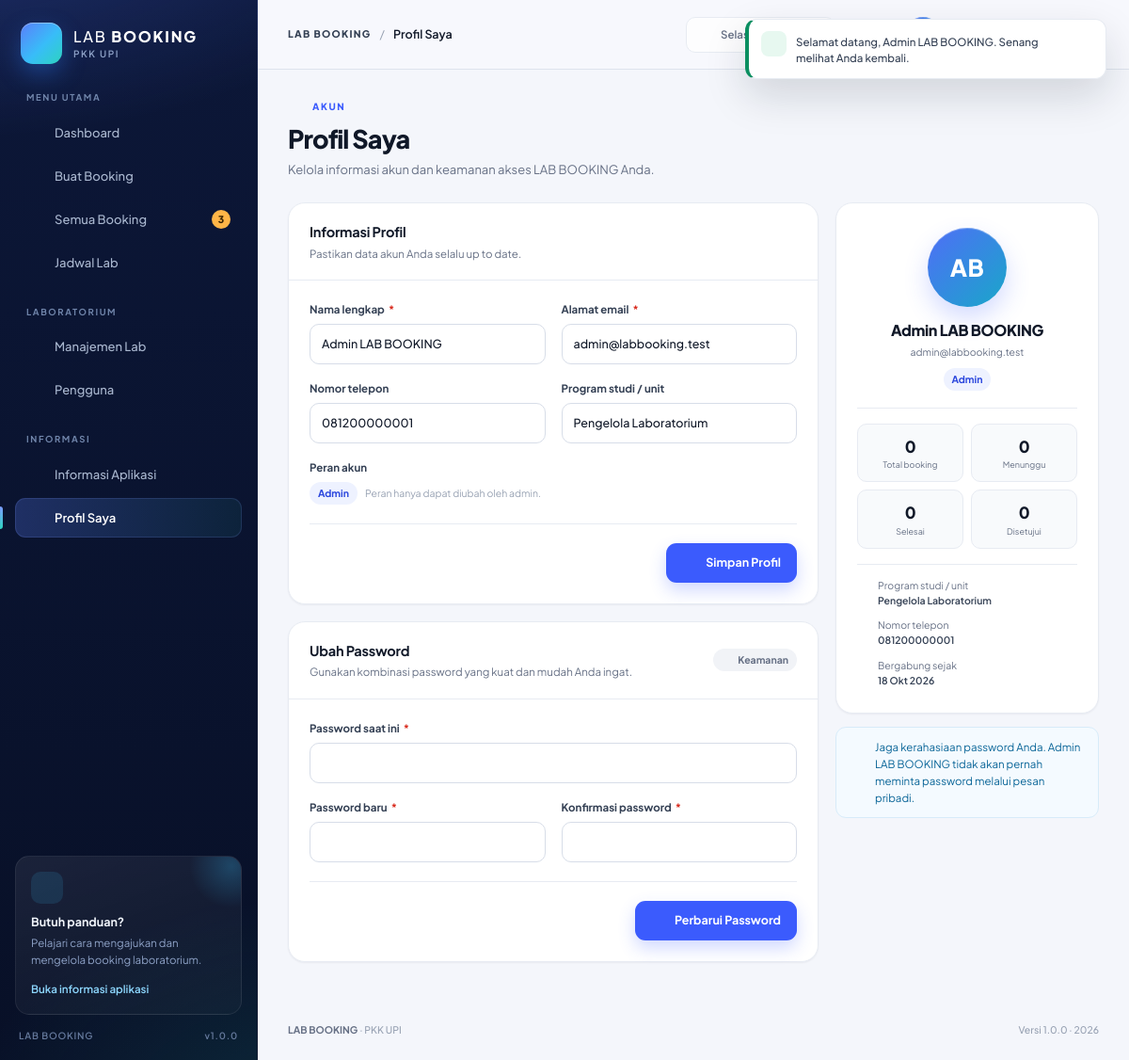
The app's page /profile.php (signed in) with its own data.
### tables this page shows
CREATE TABLE `users` (
    `id`         INT UNSIGNED NOT NULL AUTO_INCREMENT,
    `name`       VARCHAR(100) NOT NULL,
    `email`      VARCHAR(150) NOT NULL,
    `password`   VARCHAR(255) NOT NULL,
    `role`       ENUM('admin', 'user') NOT NULL DEFAULT 'user',
    `phone`      VARCHAR(30) DEFAULT NULL,
    `department` VARCHAR(120) DEFAULT NULL,
    `status`     ENUM('active', 'inactive') NOT NULL DEFAULT 'active',
    `created_at` DATETIME NOT NULL DEFAULT CURRENT_TIMESTAMP,
    `updated_at` DATETIME NOT NULL DEFAULT CURRENT_TIMESTAMP ON UPDATE CURRENT_TIMESTAMP,
    PRIMARY KEY (`id`),
    UNIQUE KEY `uq_users_email` (`email`),
    KEY `idx_users_role` (`role`),
    KEY `idx_users_status` (`status`)
);

### config/database.php (called while the page is built, shortened)
<?php
function db(): PDO
{
    static $pdo = null;
    if ($pdo instanceof PDO) {
        return $pdo;
    }
    $dsn = sprintf(
        'mysql:host=%s;port=%s;dbname=%s;charset=%s',
        DB_HOST,
        DB_PORT,
        DB_NAME,
        DB_CHARSET
    );
    try {
        $pdo = new PDO($dsn, DB_USER, DB_PASS, [
            PDO::ATTR_ERRMODE            => PDO::ERRMODE_EXCEPTION,
            PDO::ATTR_DEFAULT_FETCH_MODE => PDO::FETCH_ASSOC,
            PDO::ATTR_EMULATE_PREPARES   => false,
        ]);
    } catch (PDOException $exception) {
        http_response_code(500);
        if (APP_DEBUG) {
            $message = htmlspecialchars($exception->getMessage(), ENT_QUOTES, 'UTF-8');
            $database = htmlspecialchars(DB_NAME, ENT_QUOTES, 'UTF-8');
            echo '<!doctype html><html lang="id"><head><meta charset="utf-8">';
            echo '<title>Koneksi Database — LAB BOOKING</title>';
            echo '<style>body{font-family:system-ui,sans-serif;background:#f4f6fb;color:#101828;display:grid;place-items:center;min-height:100vh;margin:0}'
                . '.box{max-width:680px;background:#fff;padding:36px;border-radius:20px;border:1px solid #e4e7ec;box-shadow:0 20px 50px rgba(16,24,40,.08)}'
                . 'h1{font-size:22px;margin:0 0 8px}p{color:#667085;line-height:1.65}code{display:block;background:#101828;color:#d1fadf;padding:16px;border-radius:10px;margin-top:16px;white-space:pre-wrap;word-break:break-word}'
                . 'strong{color:#101828}</style></head><body><div class="box">';
            echo '<h1>LAB BOOKING belum dapat terhubung ke database</h1>';
            echo '<p>Pastikan MySQL pada Laragon sudah berjalan, database <strong>' . $database . '</strong> sudah dibuat, '
                . 'dan kredensial pada <strong>config/config.php</strong> sudah benar.</p>';
            echo '<p>Impor berkas <strong>database/lab_booking.sql</strong> melalui phpMyAdmin, lalu muat ulang halaman ini.</p>';
            echo '<code>' . $message . '</code></div></body></html>';
            exit;
        }
        exit('LAB BOOKING tidak dapat terhubung ke database. Silakan periksa konfigurasi.');
    }
    return $pdo;
}

### profile.php (the view, shortened to what this page needs)
<?php
require_once __DIR__ . '/includes/functions.php';
require_login();
$user = current_user();
$profile = [
    'name'       => $user['name'],
    'email'      => $user['email'],
    'phone'      => $user['phone'] ?? '',
    'department' => $user['department'] ?? '',
];
$profileErrors = [
    'name'       => '',
    'email'      => '',
    'phone'      => '',
    'department' => '',
];
$passwordErrors = [
    'current' => '',
    'new'     => '',
    'confirm' => '',
];
$bookingStats = q(
    "SELECT COUNT(*) AS total,
            SUM(status = 'pending') AS pending,
            SUM(status = 'approved') AS approved,
            SUM(status = 'completed') AS completed
     FROM bookings WHERE user_id = ?",
    [(int) $user['id']]
)->fetch();
require __DIR__ . '/includes/header.php';
?>
<div class="page-head">
    <div class="page-head-text">
        <span class="page-eyebrow"><?= icon('user') ?>Akun</span>
        <h1 class="page-title">Profil Saya</h1>
        <p class="page-subtitle">Kelola informasi akun dan keamanan akses LAB BOOKING Anda.</p>
    </div>
</div>
<div class="profile-layout">
    <div class="dash-stack">
        <section class="card">
            <div class="card-header">
                <div class="card-heading">
                    <h2 class="card-title">Informasi Profil</h2>
                    <p class="card-subtitle">Pastikan data akun Anda selalu up to date.</p>
                </div>
            </div>
            <div class="card-body">
                <form method="post" action="<?= e(url('profile.php')) ?>" data-submit-once>
                    <div class="form-grid">
                        <div class="form-grid cols-2">
                            <div class="field">
                                <label class="field-label" for="name">Nama lengkap <span class="req">*</span></label>
                                <input class="input<?= $profileErrors['name'] !== '' ? ' has-error' : '' ?>" type="text" id="name" name="name" value="<?= e($profile['name']) ?>" maxlength="100" required>
                            </div>
                            <div class="field">
                                <label class="field-label" for="email">Alamat email <span class="req">*</span></label>
                                <input class="input<?= $profileErrors['email'] !== '' ? ' has-error' : '' ?>" type="email" id="email" name="email" value="<?= e($profile['email']) ?>" maxlength="150" required>
                            </div>
                        </div>
                        <div class="form-grid cols-2">
                            <div class="field">
                                <label class="field-label" for="phone">Nomor telepon</label>
                                <input class="input<?= $profileErrors['phone'] !== '' ? ' has-error' : '' ?>" type="text" id="phone" name="phone" value="<?= e($profile['phone']) ?>" maxlength="30" inputmode="tel" placeholder="08xxxxxxxxxx">
                            </div>
                            <div class="field">
                                <label class="field-label" for="department">Program studi / unit</label>
                                <input class="input<?= $profileErrors['department'] !== '' ? ' has-error' : '' ?>" type="text" id="department" name="department" value="<?= e($profile['department']) ?>" maxlength="120" placeholder="Contoh: Teknik Informatika">
                            </div>
                        </div>
                        <div class="field">
                            <label class="field-label">Peran akun</label>
                            <div class="flex items-center gap-8">
                                <?= role_badge($user['role']) ?>
                                <span class="field-hint">Peran hanya dapat diubah oleh admin.</span>
                            </div>
                        </div>
                    </div>
                    <div class="form-actions">
                        <button class="btn btn-primary" type="submit"><?= icon('check') ?>Simpan Profil</button>
                    </div>
                </form>
            </div>
        </section>
        <section class="card">
            <div class="card-header">
                <div class="card-heading">
                    <h2 class="card-title">Ubah Password</h2>
                    <p class="card-subtitle">Gunakan kombinasi password yang kuat dan mudah Anda ingat.</p>
                </div>
                <span class="badge badge-neutral"><?= icon('lock') ?>Keamanan</span>
            </div>
            <div class="card-body">
                <form method="post" action="<?= e(url('profile.php')) ?>" data-submit-once>
                    <div class="form-grid">
                        <div class="field">
                            <label class="field-label" for="current_password">Password saat ini <span class="req">*</span></label>
                            <div class="password-field">
                                <input class="input<?= $passwordErrors['current'] !== '' ? ' has-error' : '' ?>" type="password" id="current_password" name="current_password" autocomplete="current-password" required>
                                <button class="password-toggle" type="button" data-toggle-password="current_password" aria-label="Tampilkan password" aria-pressed="false">
                                    <span class="icon-eye"><?= icon('eye') ?></span>
                                </button>
                            </div>
                        </div>
                        <div class="form-grid cols-2">
                            <div class="field">
                                <label class="field-label" for="new_password">Password baru <span class="req">*</span></label>
                                <div class="password-field">
                                    <input class="input<?= $passwordErrors['new'] !== '' ? ' has-error' : '' ?>" type="password" id="new_password" name="new_password" autocomplete="new-password" minlength="8" required>
                                    <button class="password-toggle" type="button" data-toggle-password="new_password" aria-label="Tampilkan password" aria-pressed="false">
                                        <span class="icon-eye"><?= icon('eye') ?></span>
                                    </button>
                                </div>
                            </div>
                            <div class="field">
                                <label class="field-label" for="confirm_password">Konfirmasi password <span class="req">*</span></label>
                                <div class="password-field">
                                    <input class="input<?= $passwordErrors['confirm'] !== '' ? ' has-error' : '' ?>" type="password" id="confirm_password" name="confirm_password" autocomplete="new-password" minlength="8" required>
                                    <button class="password-toggle" type="button" data-toggle-password="confirm_password" aria-label="Tampilkan password" aria-pressed="false">
                                        <span class="icon-eye"><?= icon('eye') ?></span>
                                    </button>
                                </div>
                            </div>
                        </div>
                    </div>
                    <div class="form-actions">
                        <button class="btn btn-primary" type="submit"><?= icon('lock') ?>Perbarui Password</button>
                    </div>
                </form>
            </div>
        </section>
    </div>
    <aside class="sticky-panel">
        <section class="card">
            <div class="profile-card">
                <?= avatar($user['name'], 'avatar-lg') ?>
                <h2 class="profile-name"><?= e($user['name']) ?></h2>
                <p class="profile-email"><?= e($user['email']) ?></p>
                <div class="profile-role"><?= role_badge($user['role']) ?></div>
                <div class="profile-stats">
                    <div class="profile-stat">
                        <strong><?= (int) $bookingStats['total'] ?></strong>
                        <span>Total booking</span>
                    </div>
                    <div class="profile-stat">
                        <strong><?= (int) $bookingStats['pending'] ?></strong>
                        <span>Menunggu</span>
                    </div>
                    <div class="profile-stat">
                        <strong><?= (int) $bookingStats['completed'] ?></strong>
                        <span>Selesai</span>
                    </div>
                    <div class="profile-stat">
                        <strong><?= (int) $bookingStats['approved'] ?></strong>
                        <span>Disetujui</span>
                    </div>
                </div>
                <div class="profile-meta">
                    <div class="profile-meta-row">
                        <?= icon('building') ?>
                        <div>
                            <span>Program studi / unit</span>
                            <strong><?= e($user['department'] ?: 'Belum diisi') ?></strong>
                        </div>
                    </div>
                    <div class="profile-meta-row">
                        <?= icon('phone') ?>
                        <div>
                            <span>Nomor telepon</span>
                            <strong><?= e($user['phone'] ?: 'Belum diisi') ?></strong>
                        </div>
                    </div>
                    <div class="profile-meta-row">
                        <?= icon('calendar') ?>
                        <div>
                            <span>Bergabung sejak</span>
                            <strong><?= e(format_date($user['created_at'])) ?></strong>
                        </div>
                    </div>
                </div>
            </div>
        </section>
        <div class="alert alert-info" style="margin-top:14px">
            <?= icon('shield') ?>
            <span>Jaga kerahasiaan password Anda. Admin LAB BOOKING tidak akan pernah meminta password melalui pesan pribadi.</span>
        </div>
    </aside>
</div>
<?php require __DIR__ . '/includes/footer.php'; ?>

### includes/functions.php (shortened to what this page needs)
<?php
require_once __DIR__ . '/../config/database.php';
require_once __DIR__ . '/icons.php';
function e(mixed $value): string
{
    return htmlspecialchars((string) $value, ENT_QUOTES | ENT_SUBSTITUTE, 'UTF-8');
}
function url(string $path = ''): string
{
    return BASE_URL . '/' . ltrim($path, '/');
}
function current_user(): ?array
{
    static $resolved = false;
    static $user = null;
    if ($resolved) {
        return $user;
    }
    $resolved = true;
    $userId = (int) ($_SESSION['user_id'] ?? 0);
    $statement = db()->prepare('SELECT * FROM users WHERE id = ? LIMIT 1');
    $statement->execute([$userId]);
    $found = $statement->fetch();
    return $user = $found;
}
function is_logged_in(): bool
{
    return current_user() !== null;
}
function require_login(): void
{
    if (!is_logged_in()) {
        flash('warning', 'Silakan masuk terlebih dahulu untuk mengakses halaman tersebut.');
        redirect('login.php');
    }
}
function q(string $sql, array $parameters = []): PDOStatement
{
    $statement = db()->prepare($sql);
    $statement->execute($parameters);
    return $statement;
}
function role_label(string $role): string
{
    return $role === 'admin' ? 'Admin' : 'Pengguna';
}
function role_badge(string $role): string
{
    $class = $role === 'admin' ? 'primary' : 'neutral';
    return '<span class="badge badge-' . $class . '">' . e(role_label($role)) . '</span>';
}
function initials(string $name): string
{
    $name = trim($name);
    $parts = preg_split('/\s+/', $name) ?: [$name];
    return mb_strtoupper(mb_substr($parts[0], 0, 1) . mb_substr($parts[count($parts) - 1], 0, 1));
}
function avatar(string $name, string $class = ''): string
{
    $safeClass = $class !== '' ? ' ' . e($class) : '';
    return '<span class="avatar' . $safeClass . '" aria-hidden="true">' . e(initials($name)) . '</span>';
}
function format_date(?string $date, string $style = 'short', bool $withDay = false): string
{
    $timestamp = strtotime($date);
    $months = [
        1  => 'Januari', 2  => 'Februari', 3 => 'Maret', 4 => 'April',
        5  => 'Mei', 6 => 'Juni', 7 => 'Juli', 8 => 'Agustus',
        9  => 'September', 10 => 'Oktober', 11 => 'November', 12 => 'Desember',
    ];
    $monthsShort = [
        1 => 'Jan', 2 => 'Feb', 3 => 'Mar', 4 => 'Apr', 5 => 'Mei', 6 => 'Jun',
        7 => 'Jul', 8 => 'Agu', 9 => 'Sep', 10 => 'Okt', 11 => 'Nov', 12 => 'Des',
    ];
    $days = ['Minggu', 'Senin', 'Selasa', 'Rabu', 'Kamis', 'Jumat', 'Sabtu'];
    $monthName = $style === 'long'
        ? $months[(int) date('n', $timestamp)]
        : $monthsShort[(int) date('n', $timestamp)];
    $formatted = date('j', $timestamp) . ' ' . $monthName . ' ' . date('Y', $timestamp);
    if ($withDay) {
        $formatted = $days[(int) date('w', $timestamp)] . ', ' . $formatted;
    }
    return $formatted;
}

### records on screen
users: name "Admin LAB BOOKING", email "admin@labbooking.test", phone "081200000001", department "Pengelola Laboratorium", role "Admin Admin", name "AB", created_at "18 Okt 2026"

### other values on screen
APP_ORGANIZATION "PKK UPI"
$pendingApprovals "3"
APP_VERSION "1.0.0"
$pageTitle "Profil Saya"
$flash['message'] "Selamat datang, Admin LAB BOOKING. Senang melihat Anda kembali."
$bookingStats['total'] "0"
$bookingStats['pending'] "0"
$bookingStats['completed'] "0"
$bookingStats['approved'] "0"
APP_YEAR "2026"
